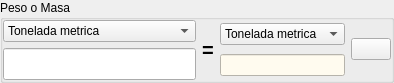
      <widget class="QGroupBox" name="groupBox_3">
       <property name="maximumSize">
        <size>
         <width>16777215</width>
         <height>82</height>
        </size>
       </property>
       <property name="title">
        <string>Peso o Masa</string>
       </property>
       <layout class="QGridLayout" name="gridLayout_10">
        <property name="leftMargin">
         <number>0</number>
        </property>
        <property name="topMargin">
         <number>0</number>
        </property>
        <property name="rightMargin">
         <number>0</number>
        </property>
        <property name="bottomMargin">
         <number>0</number>
        </property>
        <item row="1" column="0">
         <layout class="QGridLayout" name="gridLayout_12">
          <item row="0" column="0">
           <widget class="QComboBox" name="comboBox_8">
            <property name="focusPolicy">
             <enum>Qt::NoFocus</enum>
            </property>
            <item>
             <property name="text">
              <string>Tonelada metrica</string>
             </property>
            </item>
            <item>
             <property name="text">
              <string>Kilogramo</string>
             </property>
            </item>
            <item>
             <property name="text">
              <string>Gramo</string>
             </property>
            </item>
            <item>
             <property name="text">
              <string>Miligramo</string>
             </property>
            </item>
            <item>
             <property name="text">
              <string>Microgramo</string>
             </property>
            </item>
            <item>
             <property name="text">
              <string>Tonelada larga</string>
             </property>
            </item>
            <item>
             <property name="text">
              <string>Tonelada corta</string>
             </property>
            </item>
            <item>
             <property name="text">
              <string>Piedra</string>
             </property>
            </item>
            <item>
             <property name="text">
              <string>Libra</string>
             </property>
            </item>
            <item>
             <property name="text">
              <string>Onza</string>
             </property>
            </item>
           </widget>
          </item>
          <item row="1" column="0">
           <widget class="QLineEdit" name="lineEdit_8">
            <property name="font">
             <font>
              <pointsize>15</pointsize>
              <weight>75</weight>
              <bold>true</bold>
             </font>
            </property>
            <property name="alignment">
             <set>Qt::AlignRight|Qt::AlignTrailing|Qt::AlignVCenter</set>
            </property>
           </widget>
          </item>
         </layout>
        </item>
        <item row="1" column="1">
         <widget class="QLabel" name="label_4">
          <property name="font">
           <font>
            <pointsize>15</pointsize>
            <weight>75</weight>
            <bold>true</bold>
           </font>
          </property>
          <property name="text">
           <string>=</string>
          </property>
         </widget>
        </item>
        <item row="1" column="2">
         <layout class="QGridLayout" name="gridLayout_11">
          <item row="1" column="0">
           <widget class="QLineEdit" name="lineEdit_7">
            <property name="enabled">
             <bool>true</bool>
            </property>
            <property name="font">
             <font>
              <weight>75</weight>
              <bold>true</bold>
             </font>
            </property>
            <property name="focusPolicy">
             <enum>Qt::NoFocus</enum>
            </property>
            <property name="styleSheet">
             <string notr="true">color: rgb(0, 0, 255);
background-color: rgb(255, 251, 239);</string>
            </property>
            <property name="alignment">
             <set>Qt::AlignRight|Qt::AlignTrailing|Qt::AlignVCenter</set>
            </property>
            <property name="readOnly">
             <bool>true</bool>
            </property>
           </widget>
          </item>
          <item row="0" column="0">
           <widget class="QComboBox" name="comboBox_9">
            <property name="focusPolicy">
             <enum>Qt::NoFocus</enum>
            </property>
            <item>
             <property name="text">
              <string>Tonelada metrica</string>
             </property>
            </item>
            <item>
             <property name="text">
              <string>Kilogramo</string>
             </property>
            </item>
            <item>
             <property name="text">
              <string>Gramo</string>
             </property>
            </item>
            <item>
             <property name="text">
              <string>Miligramo</string>
             </property>
            </item>
            <item>
             <property name="text">
              <string>Microgramo</string>
             </property>
            </item>
            <item>
             <property name="text">
              <string>Tonelada larga</string>
             </property>
            </item>
            <item>
             <property name="text">
              <string>Tonelada corta</string>
             </property>
            </item>
            <item>
             <property name="text">
              <string>Piedra</string>
             </property>
            </item>
            <item>
             <property name="text">
              <string>Libra</string>
             </property>
            </item>
            <item>
             <property name="text">
              <string>Onza</string>
             </property>
            </item>
           </widget>
          </item>
          <item row="0" column="1" rowspan="2">
           <widget class="QPushButton" name="pushButton_8">
            <property name="icon">
             <iconset resource="recoverdrake.qrc">
              <normaloff>:/Imagenes/sustituir.png</normaloff>:/Imagenes/sustituir.png</iconset>
            </property>
            <property name="iconSize">
             <size>
              <width>25</width>
              <height>25</height>
             </size>
            </property>
           </widget>
          </item>
         </layout>
        </item>
       </layout>
      </widget>
